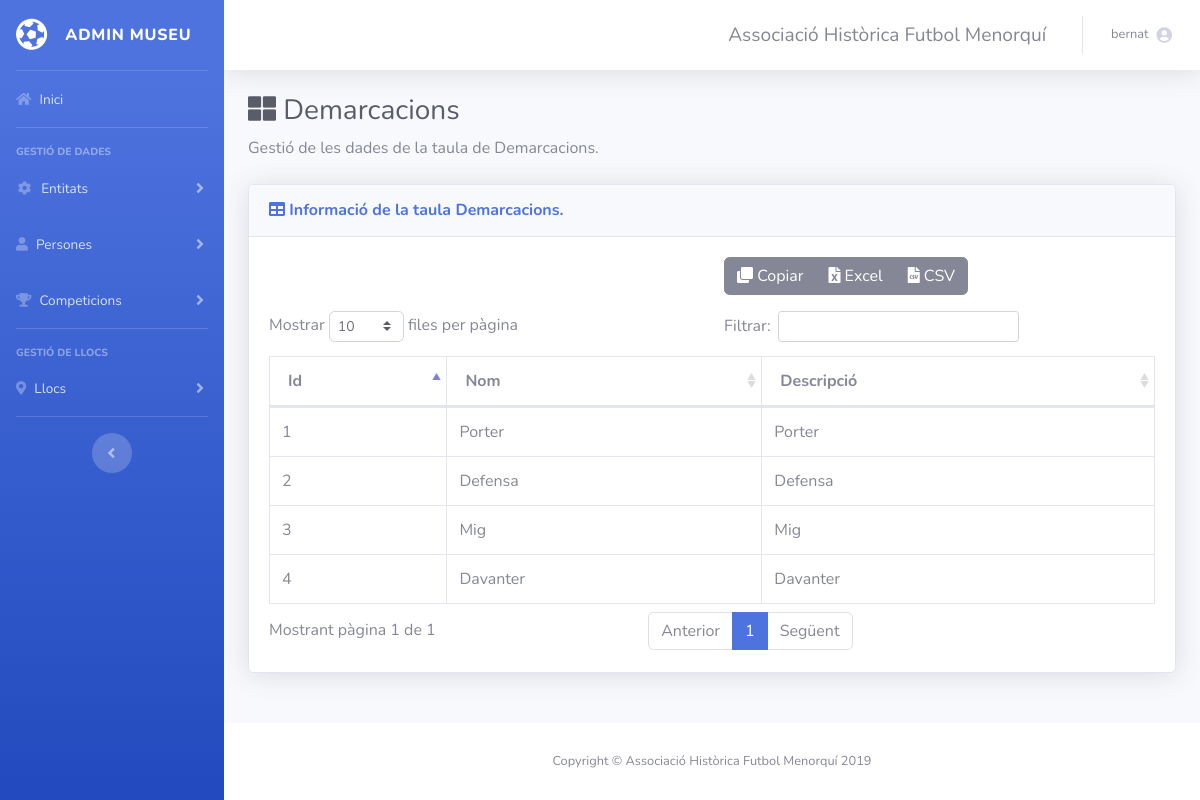
/demarcacions.php (signed in), run on an earlier commit of the app's database.
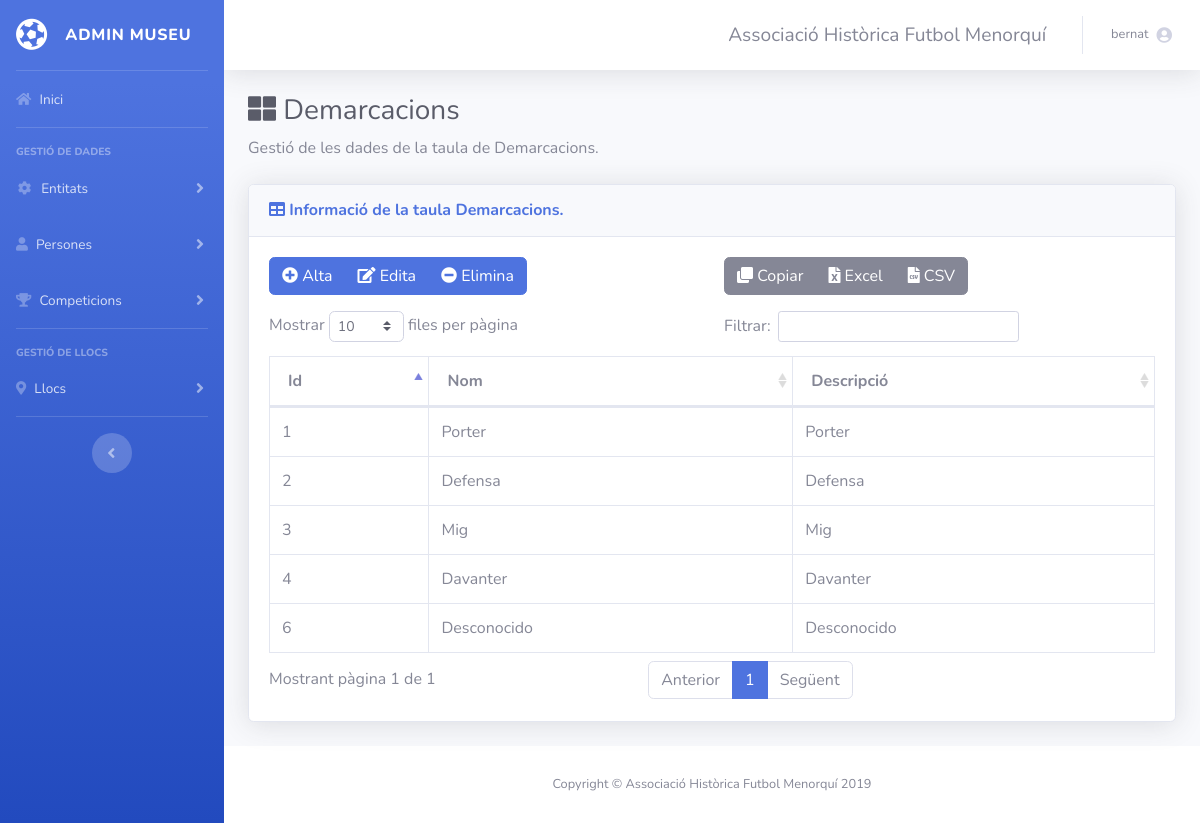
And on a later commit of the database.
### tables this page shows
CREATE TABLE `demarcacions` (
  `id` int(11) NOT NULL,
  `nom` varchar(20) NOT NULL,
  `descripcio` varchar(30) NOT NULL
);

### demarcacions.php (the view, shortened to what this page needs)
<?php include("common/head.php") ?>
<?php require_once('connexions/connexio01.php'); ?>
<?php
$nomTaula = "Demarcacions";
?>
<body id="page-top">
  <div id="wrapper">
    <?php include("common/navigation.php") ?>
    <div id="content-wrapper" class="d-flex flex-column">
      <div id="content">
        <?php include("common/notifications.php") ?>
        <div class="container-fluid">
          <h1 class="h3 mb-2 text-gray-800"><i class="fas fa-th-large"></i> <?php echo $nomTaula; ?></h1>
          <p class="mb-4">Gestió de les dades de la taula de <?php echo $nomTaula; ?>.</p>
          <div class="card shadow mb-4">
            <div class="card-header py-3">
              <h6 class="m-0 font-weight-bold text-primary"><i class="fa fa-table"></i> Informació de la taula <?php echo $nomTaula; ?>.</h6>
            </div>
            <div class="card-body">
              <div class="row" id="zona-botons">
                  <div class=" col-md-6">
                    <?php if($_SESSION['role']=="A" || $_SESSION['role']=="E") { ?>
                      <div class="btn-group"  role="group">
                          <button type="button" class="btn btn-primary btn-new" data-toggle="modal" data-target="#myNewModal"><i class="fas fa-plus-circle"></i> Alta</button>
                          <button type="button" class="btn btn-primary btn-edit" data-toggle="modal" data-target="#myEditModal"><i class="fa fa-edit"></i> Edita</button>
                          <button type="button" class="btn btn-primary btn-delete" data-toggle="modal" data-target="#myDeleteModal"><i class="fas fa-minus-circle"></i> Elimina</button>
                      </div>
                    <?php } ?>
                  </div>
                  <div class="col-md-6"></div>
              </div>
              <div class="table-responsive overflow-hidden">
                <table class="table table-bordered" id="dt" width="100%" cellspacing="0">
                  <thead>
                    <tr>
                      <th>Id</th>
                      <th>Nom</th>
                      <th>Descripció</th>
                    </tr>
                  </thead>
                  <tbody>
                        <?php
                        $query_rsGrups = "SELECT * FROM demarcacions ORDER BY nom ASC";
                        $rs = mysqli_query($con01, $query_rsGrups) or die("Error: ".mysqli_error($con01));
                        while ($row = mysqli_fetch_array($rs)){
                        ?>
                        <tr>
                            <td><?php echo $row['id']; ?></td>
                            <td><?php echo ($row['nom']); ?></td>
                            <td><?php echo ($row['descripcio']); ?></td>
                        </tr>
                        <?php
                            }
                        ?>
                  </tbody>
                </table>
              </div>
            </div>
          </div>
        </div>
      </div>
      <?php include("common/footer.php") ?>
    </div>
  </div>
</body>
</html>

What changed in the data, as far as the page shows it:
added demarcacions: id "6", nom "Desconocido", descripcio "Desconocido"
Also different on the page:
text now shown: "Alta Edita Elimina"
